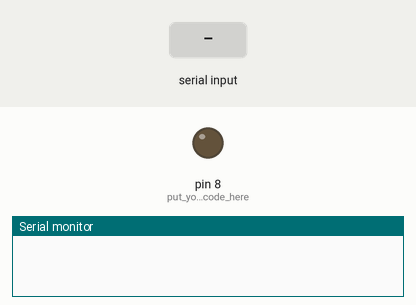
This sketch was run on a simulated Arduino Uno, built with avr-gcc and run on an emulated ATmega328P. On the bench: output pins drawn as LEDs (lit = HIGH), the last lines printed to the serial monitor. Inputs (shaded band) come from the test bench.

Above: at 1.2 s.
1.3 s: byte 30 received over Serial
At 2.1 s:
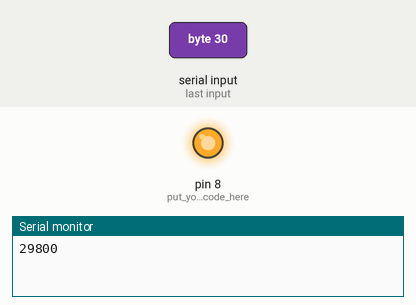
Timing chart, 0 to 7.8 s (numbered marks = the images above; inputs shaded):
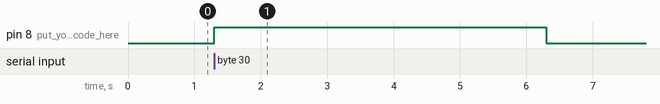

Measured:
- after the input at 1.3 s, pin 8 (put_your_setup_code_here): LOW → HIGH at once, → LOW 5.0 s later

The sketch:

led.ino
```cpp
void setup() {
Serial.begin(9600);
 pinMode(8, OUTPUT); // put your setup code here, to run once:
 }

void loop() {
  // put your main code here, to run repeatedly:
 if(Serial.available()>0)
   {
      char data= Serial.read(); // reading the data received from the bluetooth module
      Serial.println('judith');
    /*  switch(data)
      //{
        //case 'a': digitalWrite(8, HIGH);break; // when a is pressed on the app on your smart phone
        case 'd': digitalWrite(8, LOW);break; // when d is pressed on the app on your smart phone
        default : break;
      }
      Serial.println(data);*/
       digitalWrite(8, HIGH);
   delay(5000);
  digitalWrite(8, LOW);
   }

}
```
